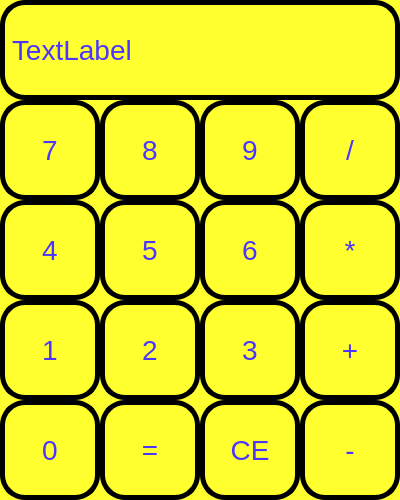
<?xml version="1.0" encoding="UTF-8"?>
<ui version="4.0">
 <class>MainWindow</class>
 <widget class="QMainWindow" name="MainWindow">
  <property name="geometry">
   <rect>
    <x>0</x>
    <y>0</y>
    <width>400</width>
    <height>500</height>
   </rect>
  </property>
  <property name="minimumSize">
   <size>
    <width>0</width>
    <height>0</height>
   </size>
  </property>
  <property name="windowTitle">
   <string>Калькулятор</string>
  </property>
  <widget class="QWidget" name="centralwidget">
   <property name="styleSheet">
    <string notr="true">font: 75 italic 8pt &quot;Calibri&quot;;
background-color: rgb(255, 255, 48);
color: rgb(76, 53, 255);</string>
   </property>
   <widget class="QPushButton" name="btn_nul">
    <property name="geometry">
     <rect>
      <x>0</x>
      <y>400</y>
      <width>100</width>
      <height>100</height>
     </rect>
    </property>
    <property name="styleSheet">
     <string notr="true">border-radius:25px;
border:5px solid rgb(0, 0, 0);
font-size: 28px;</string>
    </property>
    <property name="text">
     <string>0</string>
    </property>
   </widget>
   <widget class="QPushButton" name="btn_doriv_2">
    <property name="geometry">
     <rect>
      <x>100</x>
      <y>400</y>
      <width>100</width>
      <height>100</height>
     </rect>
    </property>
    <property name="styleSheet">
     <string notr="true">border-radius:25px;
border:5px solid rgb(0, 0, 0);
font-size: 28px;</string>
    </property>
    <property name="text">
     <string>=</string>
    </property>
   </widget>
   <widget class="QPushButton" name="btn_ochust">
    <property name="geometry">
     <rect>
      <x>200</x>
      <y>400</y>
      <width>100</width>
      <height>100</height>
     </rect>
    </property>
    <property name="styleSheet">
     <string notr="true">border-radius:25px;
border:5px solid rgb(0, 0, 0);
font-size: 28px;</string>
    </property>
    <property name="text">
     <string>CE</string>
    </property>
   </widget>
   <widget class="QPushButton" name="btn_minus">
    <property name="geometry">
     <rect>
      <x>300</x>
      <y>400</y>
      <width>100</width>
      <height>100</height>
     </rect>
    </property>
    <property name="styleSheet">
     <string notr="true">border-radius:25px;
border:5px solid rgb(0, 0, 0);
font-size: 28px;</string>
    </property>
    <property name="text">
     <string>-</string>
    </property>
   </widget>
   <widget class="QPushButton" name="btn_one">
    <property name="geometry">
     <rect>
      <x>0</x>
      <y>300</y>
      <width>100</width>
      <height>100</height>
     </rect>
    </property>
    <property name="styleSheet">
     <string notr="true">border-radius:25px;
border:5px solid rgb(0, 0, 0);
font-size: 28px;</string>
    </property>
    <property name="text">
     <string>1</string>
    </property>
   </widget>
   <widget class="QPushButton" name="btn_two">
    <property name="geometry">
     <rect>
      <x>100</x>
      <y>300</y>
      <width>100</width>
      <height>100</height>
     </rect>
    </property>
    <property name="styleSheet">
     <string notr="true">border-radius:25px;
border:5px solid rgb(0, 0, 0);
font-size: 28px;</string>
    </property>
    <property name="text">
     <string>2</string>
    </property>
   </widget>
   <widget class="QPushButton" name="btn_three">
    <property name="geometry">
     <rect>
      <x>200</x>
      <y>300</y>
      <width>100</width>
      <height>100</height>
     </rect>
    </property>
    <property name="styleSheet">
     <string notr="true">border-radius:25px;
border:5px solid rgb(0, 0, 0);
font-size: 28px;</string>
    </property>
    <property name="text">
     <string>3</string>
    </property>
   </widget>
   <widget class="QPushButton" name="btn_plus">
    <property name="geometry">
     <rect>
      <x>300</x>
      <y>300</y>
      <width>100</width>
      <height>100</height>
     </rect>
    </property>
    <property name="styleSheet">
     <string notr="true">border-radius:25px;
border:5px solid rgb(0, 0, 0);
font-size: 28px;</string>
    </property>
    <property name="text">
     <string>+</string>
    </property>
   </widget>
   <widget class="QPushButton" name="btn_four">
    <property name="geometry">
     <rect>
      <x>0</x>
      <y>200</y>
      <width>100</width>
      <height>100</height>
     </rect>
    </property>
    <property name="styleSheet">
     <string notr="true">border-radius:25px;
border:5px solid rgb(0, 0, 0);
font-size: 28px;</string>
    </property>
    <property name="text">
     <string>4</string>
    </property>
   </widget>
   <widget class="QPushButton" name="btn_five">
    <property name="geometry">
     <rect>
      <x>100</x>
      <y>200</y>
      <width>100</width>
      <height>100</height>
     </rect>
    </property>
    <property name="styleSheet">
     <string notr="true">border-radius:25px;
border:5px solid rgb(0, 0, 0);
font-size: 28px;</string>
    </property>
    <property name="text">
     <string>5</string>
    </property>
   </widget>
   <widget class="QPushButton" name="btn_six">
    <property name="geometry">
     <rect>
      <x>200</x>
      <y>200</y>
      <width>100</width>
      <height>100</height>
     </rect>
    </property>
    <property name="styleSheet">
     <string notr="true">border-radius:25px;
border:5px solid rgb(0, 0, 0);
font-size: 28px;</string>
    </property>
    <property name="text">
     <string>6</string>
    </property>
   </widget>
   <widget class="QPushButton" name="btn_dob">
    <property name="geometry">
     <rect>
      <x>300</x>
      <y>200</y>
      <width>100</width>
      <height>100</height>
     </rect>
    </property>
    <property name="styleSheet">
     <string notr="true">border-radius:25px;
border:5px solid rgb(0, 0, 0);
font-size: 28px;</string>
    </property>
    <property name="text">
     <string>*</string>
    </property>
   </widget>
   <widget class="QPushButton" name="btn_seven">
    <property name="geometry">
     <rect>
      <x>0</x>
      <y>100</y>
      <width>100</width>
      <height>100</height>
     </rect>
    </property>
    <property name="styleSheet">
     <string notr="true">border-radius:25px;
border:5px solid rgb(0, 0, 0);
font-size: 28px;</string>
    </property>
    <property name="text">
     <string>7</string>
    </property>
   </widget>
   <widget class="QPushButton" name="btn_eight">
    <property name="geometry">
     <rect>
      <x>100</x>
      <y>100</y>
      <width>100</width>
      <height>100</height>
     </rect>
    </property>
    <property name="styleSheet">
     <string notr="true">border-radius:25px;
border:5px solid rgb(0, 0, 0);
font-size: 28px;</string>
    </property>
    <property name="text">
     <string>8</string>
    </property>
   </widget>
   <widget class="QPushButton" name="btn_nine">
    <property name="geometry">
     <rect>
      <x>200</x>
      <y>100</y>
      <width>100</width>
      <height>100</height>
     </rect>
    </property>
    <property name="styleSheet">
     <string notr="true">border-radius:25px;
border:5px solid rgb(0, 0, 0);
font-size: 28px;</string>
    </property>
    <property name="text">
     <string>9</string>
    </property>
   </widget>
   <widget class="QPushButton" name="btn_dellete">
    <property name="geometry">
     <rect>
      <x>300</x>
      <y>100</y>
      <width>100</width>
      <height>100</height>
     </rect>
    </property>
    <property name="styleSheet">
     <string notr="true">border-radius:25px;
border:5px solid rgb(0, 0, 0);
font-size: 28px;</string>
    </property>
    <property name="text">
     <string>/</string>
    </property>
   </widget>
   <widget class="QLabel" name="label">
    <property name="geometry">
     <rect>
      <x>0</x>
      <y>0</y>
      <width>400</width>
      <height>100</height>
     </rect>
    </property>
    <property name="minimumSize">
     <size>
      <width>300</width>
      <height>0</height>
     </size>
    </property>
    <property name="styleSheet">
     <string notr="true">border-radius:25px;
border:5px solid rgb(0, 0, 0);
font-size: 28px;</string>
    </property>
    <property name="text">
     <string>TextLabel</string>
    </property>
   </widget>
  </widget>
 </widget>
 <resources/>
 <connections/>
</ui>
